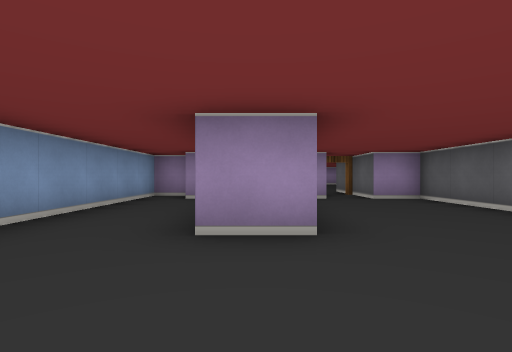
View 1 (above)

16 first-person views from a walk through a cub3D ray-caster map. The camera is about half as high as the walls, looks level and sees 80° across. The floor is counted in squares. Each view is taken from the middle of a square. On the plan, view 1 faces up. The plan holds only what a view shows up to about 9 squares ahead; the rest is blank. The place goes on beyond the plan.

View 2
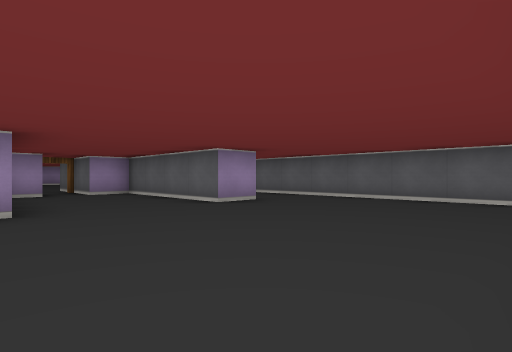

View 3
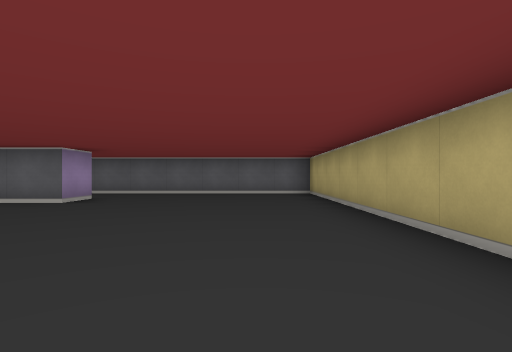

View 4
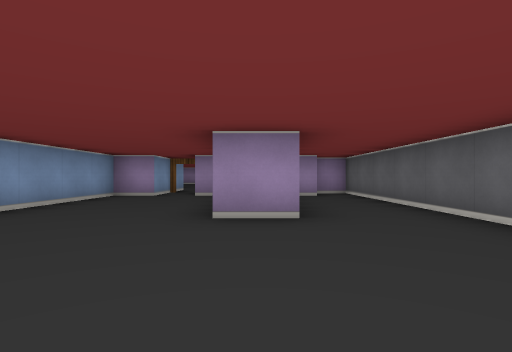

View 5
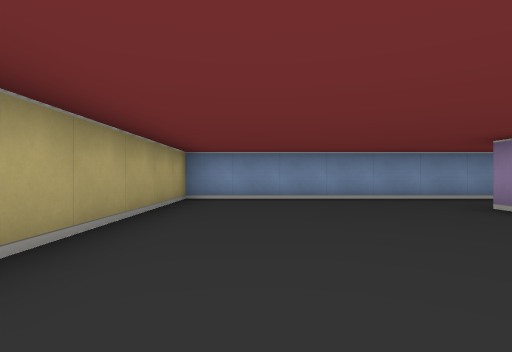

View 6
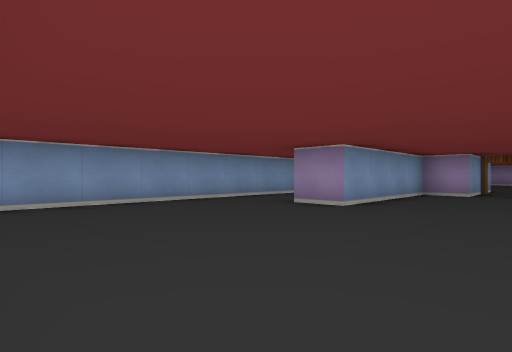

View 7
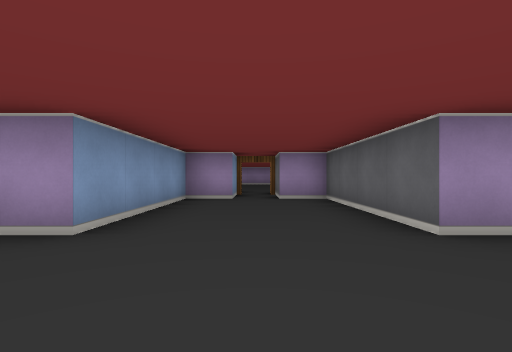

View 8
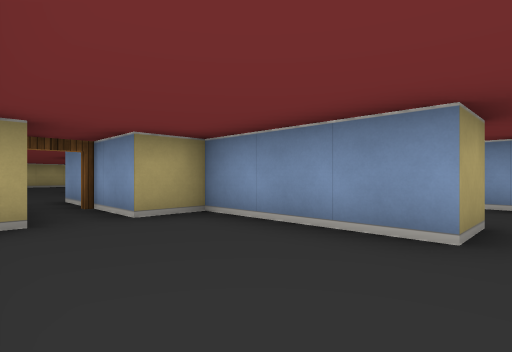

View 9
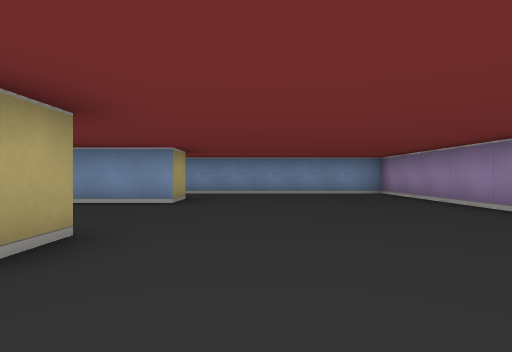

View 10
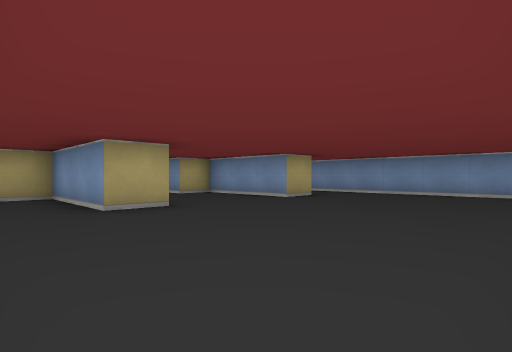

View 11
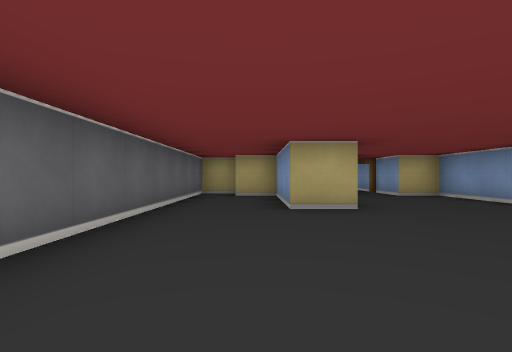

View 12
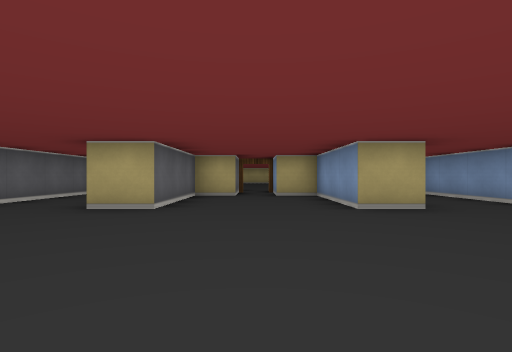

View 13
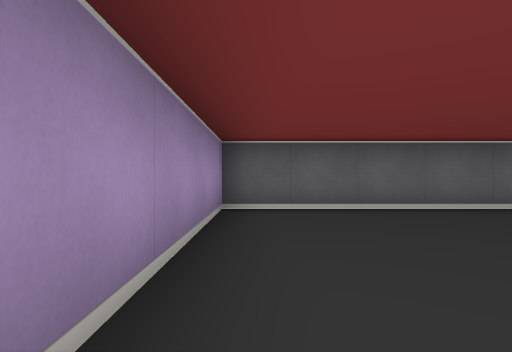

View 14
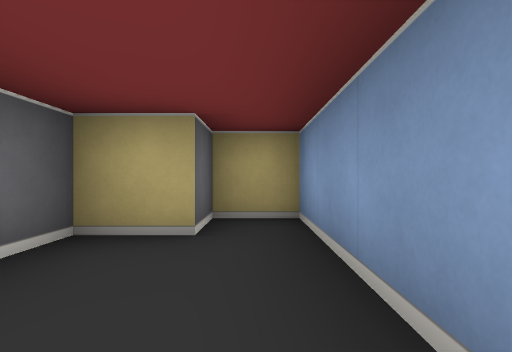

View 15
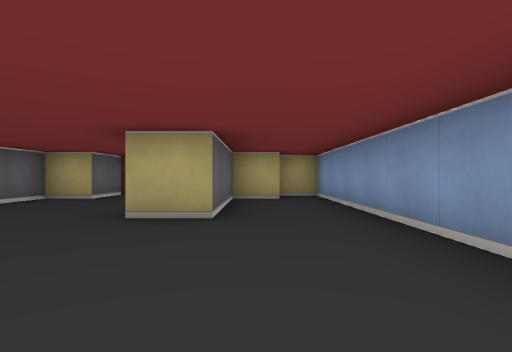

View 16
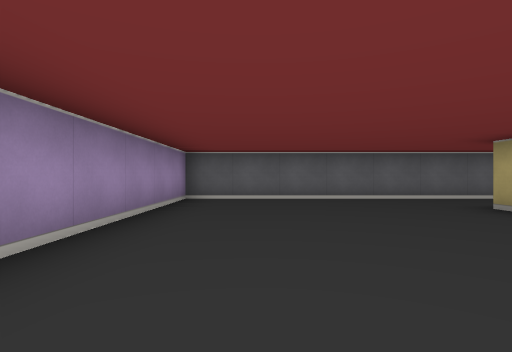

### Floor plan
Points are (right, up) in squares from view 1. A wall is a line through its corners. A room is listed if a view was taken in it or the views show most of it. See-through windows are left out.
Room 1 (views 1, 2, 3, 4, 5, 6, 7)
walls: (4.5, 2.5) (3.5, 2.5) (3.5, 6.5) (2.5, 6.5) (2.5, 8); (5.5, 6.5) (5, 6.5); (1.5, 8) (1.5, 6.5) (0.5, 6.5) (0.5, 2.5) (-0.5, 2.5); (-1.6, 7.5) (-2.5, 7.5) (-2.5, -2.5) (6.5, -2.5) (6.5, 7.5) (5.6, 7.5)
ways out: open door at (2, 8) to room 2
Room 2 (views 8, 9, 10, 11, 12, 13, 14, 15, 16)
walls: (2.5, 8) (2.5, 9.5) (3.5, 9.5) (3.5, 12.5) (4.5, 12.5) (4.5, 9.5) (5.5, 9.5); (5.5, 8.5) (6.5, 8.5) (6.5, 17.5) (-2.5, 17.5) (-2.5, 8.5) (-1.5, 8.5) (-1.5, 9.5) (-0.5, 9.5) (-0.5, 12.5) (0.5, 12.5) (0.5, 9.5) (1.5, 9.5) (1.5, 8)
ways out: open door at (2, 8) to room 1

Where each view was taken, in squares from view 1:
view 1: 0 up, 0 right, facing up
view 2: 2 down, 0 right, facing up-right
view 3: 1 down, 2 left, facing right
view 4: 1 down, 4 right, facing up
view 5: 1 down, 4 right, facing left
view 6: 2 down, 3 right, facing up-left
view 7: 0 up, 2 right, facing up
view 8: 13 up, 3 right, facing down-left
view 9: 14 up, 6 right, facing left
view 10: 17 up, 6 right, facing down-left
view 11: 17 up, 5 right, facing down
view 12: 17 up, 2 right, facing down
view 13: 17 up, 2 right, facing right
view 14: 12 up, 2 left, facing down
view 15: 16 up, 1 left, facing down
view 16: 16 up, 0 right, facing right
